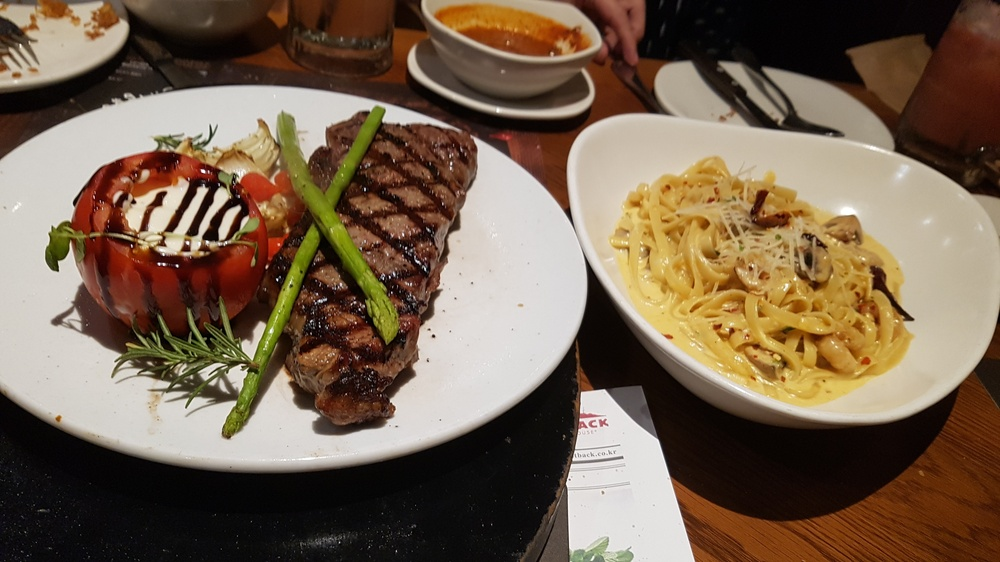
#> input picture steak.jpg, 1000 x 562 px, shrunk from 4032 x 2268 before the run
$ python CustomBlurFilter.py
#> lines starting #> are read from the running program, lines starting #| are printed output that depends on the picture
import cv2
import numpy as np
import os

class CustomBlurFilter:
    def __init__(self, image_path):
        self.image_path = os.path.join(image_path)  # 파일 경로 설정
        self.image = None
        self.enhanced_blurred_image = None

    def load_image(self):
        # 한글 경로 처리
        if not os.path.exists(self.image_path):
            raise FileNotFoundError(f"File not found: {self.image_path}")

        self.image = cv2.imdecode(np.fromfile(self.image_path, dtype=np.uint8), cv2.IMREAD_COLOR)
#> self.image is the input picture: shape (562, 1000, 3); mean B, G, R 79.6, 99.2, 118.8
        if self.image is None:
            raise ValueError("Failed to load image. Check the file format or path.")
        return self.image

    def enhance_and_blur(self, clip_limit=2.0, tile_grid_size=(8, 8), blur_ksize=(15, 15)):
#> called with clip_limit = 2, tile_grid_size = (8, 8), blur_ksize = (15, 15)
        if self.image is None:
            raise ValueError("Image not loaded. Call load_image() first.")

        # 이미지 밝기 및 대비 향상
        lab = cv2.cvtColor(self.image, cv2.COLOR_BGR2LAB)
#> lab: shape (562, 1000, 3); mean of channels 0, 1, 2 106.9, 133.9, 142
        l, a, b = cv2.split(lab)
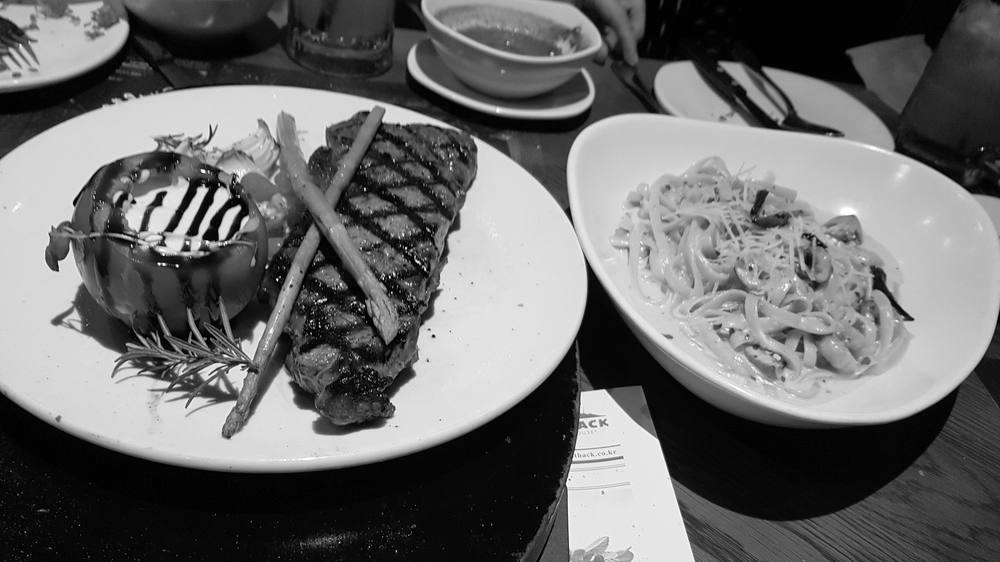
#> l: shape (562, 1000); min 0, max 255, mean 106.9
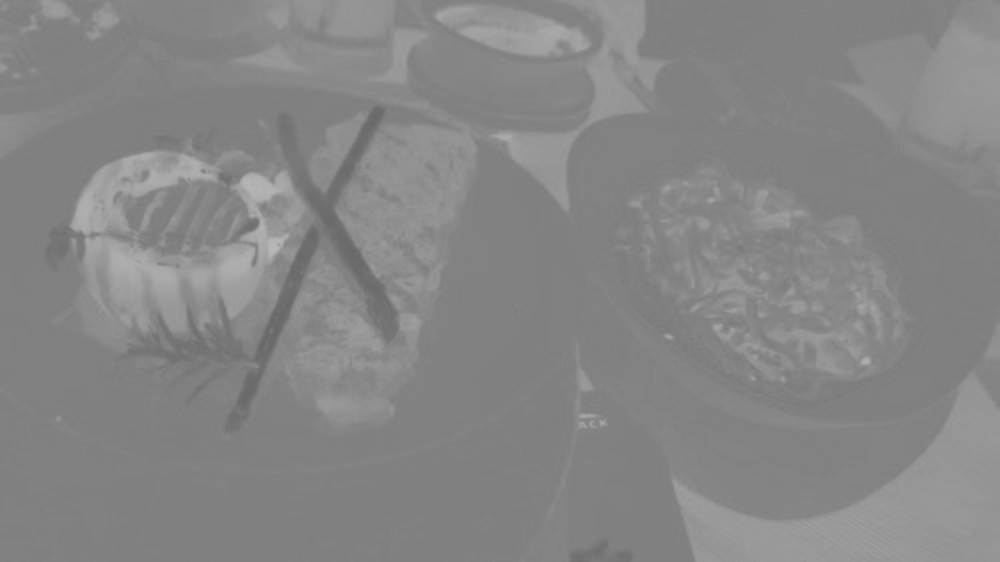
#> a: shape (562, 1000); min 103, max 186, mean 133.9
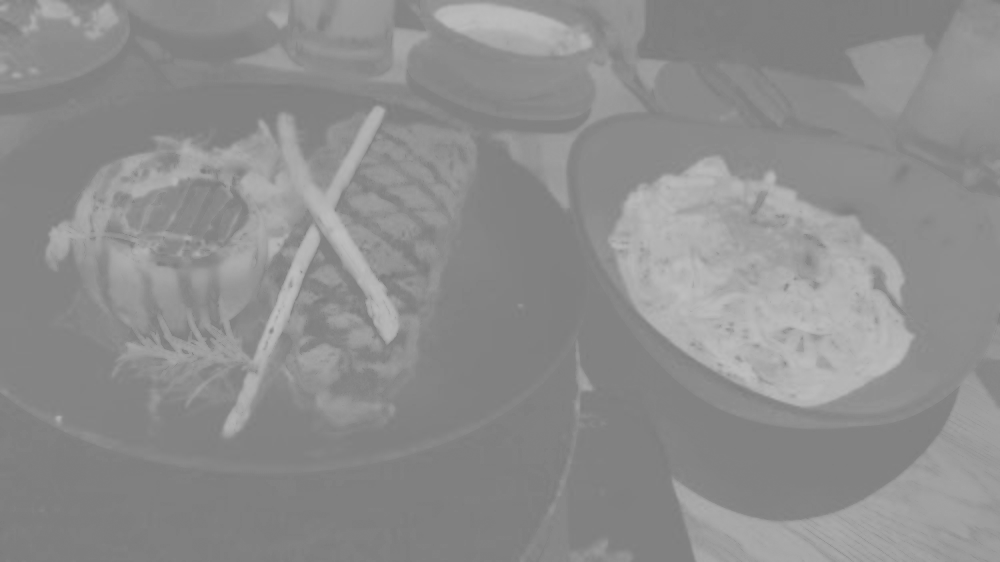
#> b: shape (562, 1000); min 123, max 192, mean 142
        clahe = cv2.createCLAHE(clipLimit=clip_limit, tileGridSize=tile_grid_size)
        l = clahe.apply(l)
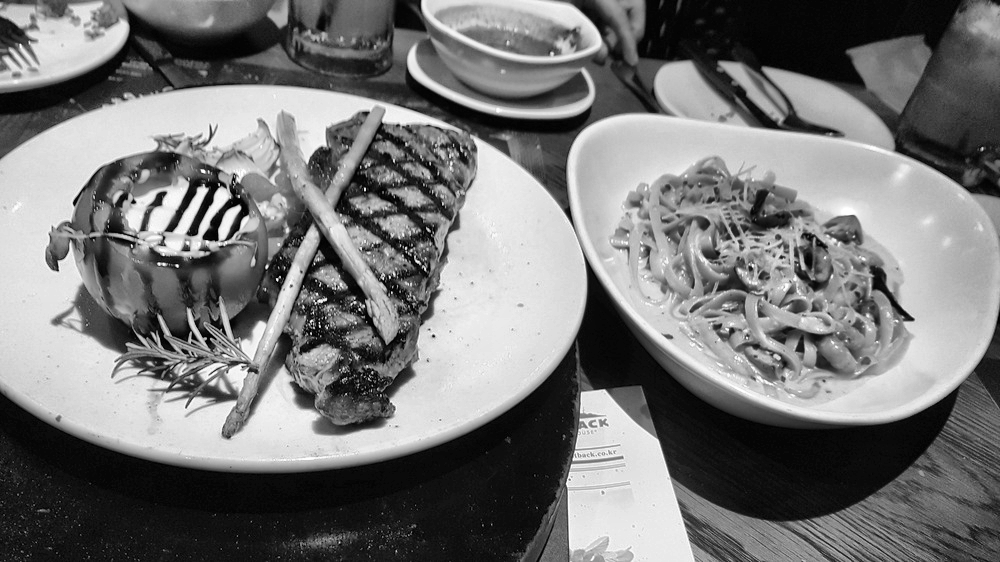
#> l: shape (562, 1000); min 0, max 255, mean 119.1
        lab = cv2.merge((l, a, b))
#> lab: shape (562, 1000, 3); mean of channels 0, 1, 2 119.1, 133.9, 142
        enhanced_image = cv2.cvtColor(lab, cv2.COLOR_LAB2BGR)
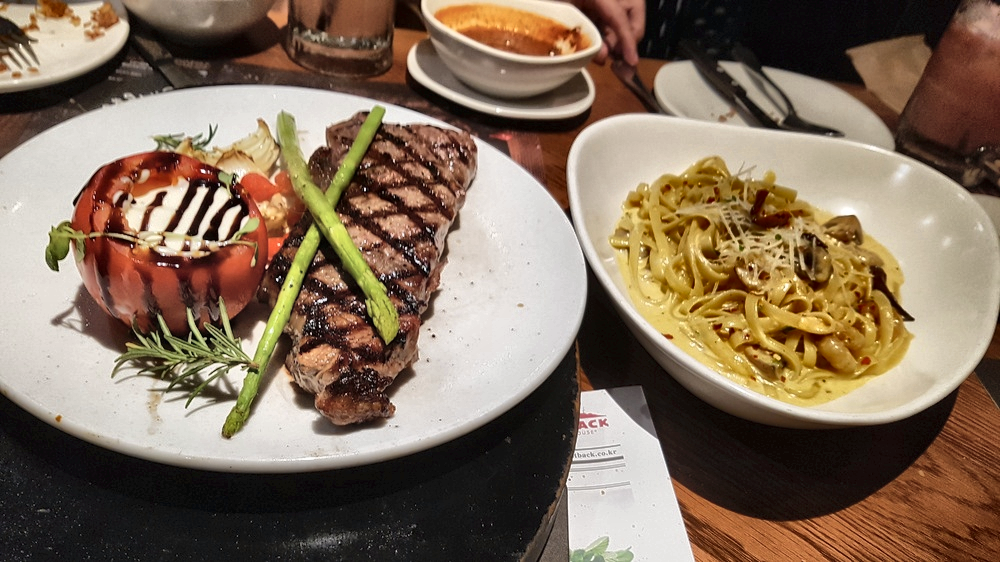
#> enhanced_image: shape (562, 1000, 3); mean B, G, R 91.7, 111.3, 131.7

        # 가우시안 블러 적용
        self.enhanced_blurred_image = cv2.GaussianBlur(enhanced_image, blur_ksize, 0)
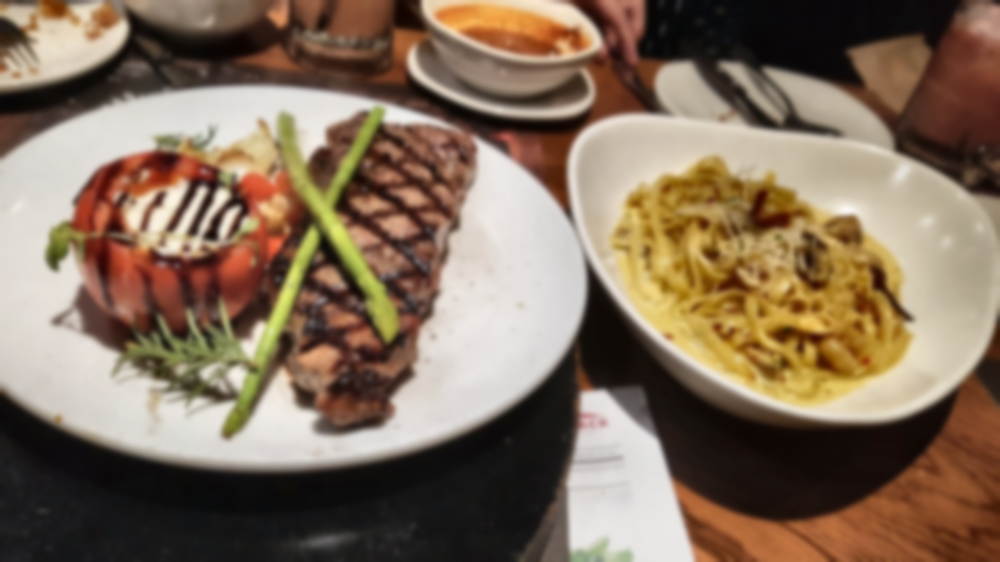
#> self.enhanced_blurred_image: shape (562, 1000, 3); mean B, G, R 91.7, 111.3, 131.7
        return self.enhanced_blurred_image

    def display_images(self):
        if self.image is None or self.enhanced_blurred_image is None:
            raise ValueError("Images not processed. Ensure load_image() and enhance_and_blur() are called.")

        cv2.imshow("Original Image", self.image)
        cv2.imshow("Enhanced and Blurred Image", self.enhanced_blurred_image)
        cv2.waitKey(0)
        cv2.destroyAllWindows()


# 실행 예제
if __name__ == "__main__":
    # 이미지 경로 설정
    image_path = os.path.join("./library_repo/Example Image", "steak.jpg")  # 경로에 맞게 수정하세요

    try:
        # CustomBlurFilter 사용
        filter_instance = CustomBlurFilter(image_path)
        filter_instance.load_image()
        filter_instance.enhance_and_blur()
        filter_instance.display_images()
    except Exception as e:
        print(f"Error: {e}")

$ run again, with lake.jpg copied over steak.jpg
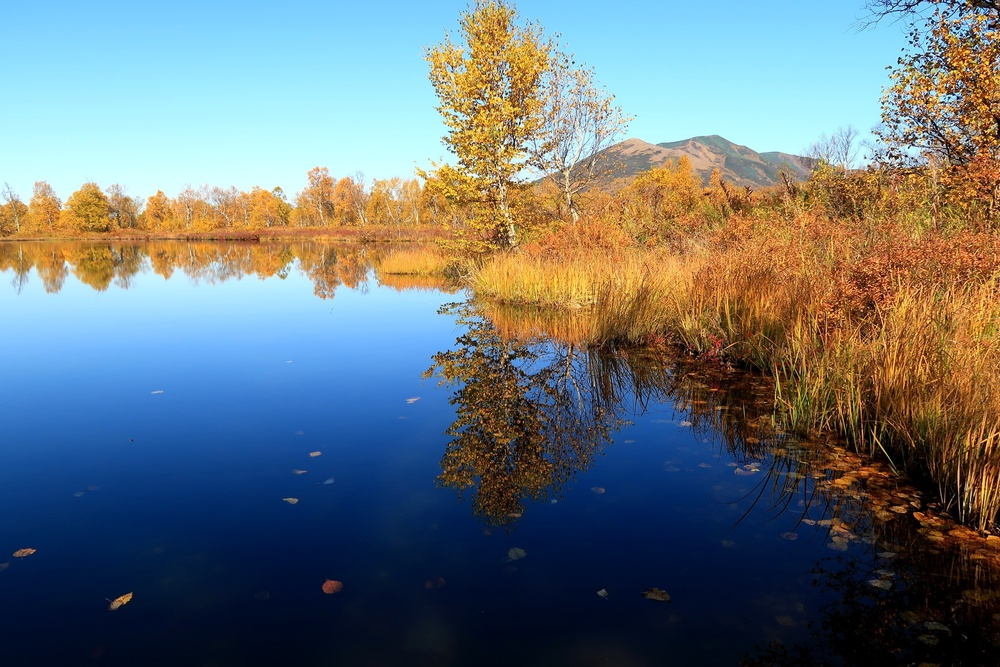
#> input picture lake.jpg, 1000 x 667 px, shrunk from 2048 x 1365 before the run
#> in load_image, self.image is the input picture: shape (667, 1000, 3); mean B, G, R 121, 116.1, 104.4
#> in enhance_and_blur, `l = clahe.apply(l)`:
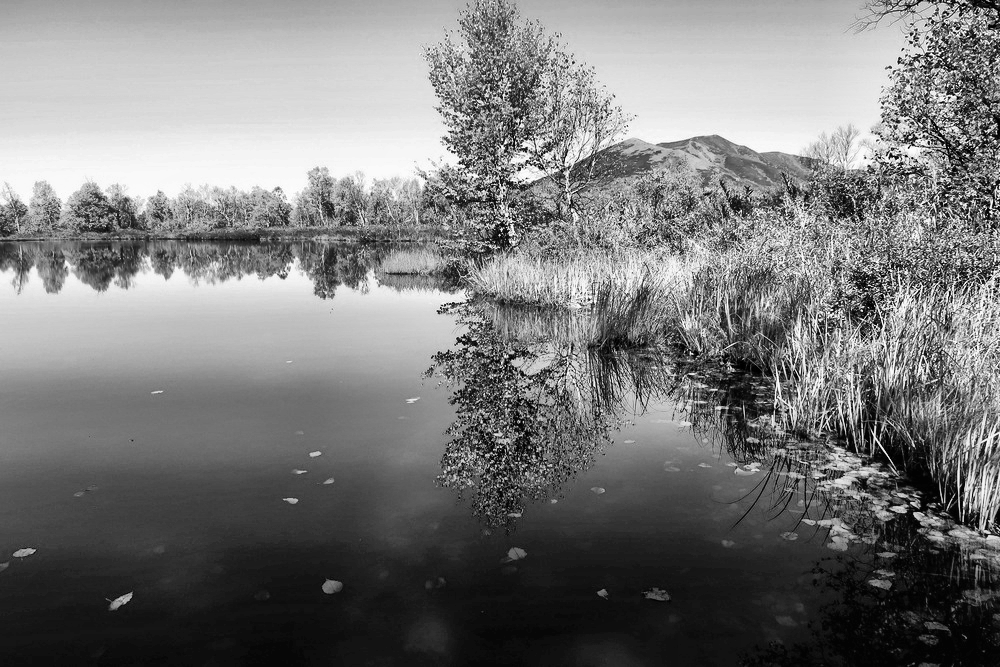
#> l: shape (667, 1000); min 0, max 255, mean 121.7
#> in enhance_and_blur, `self.enhanced_blurred_image = cv2.GaussianBlur(enhanced_image, blur_ks..`:
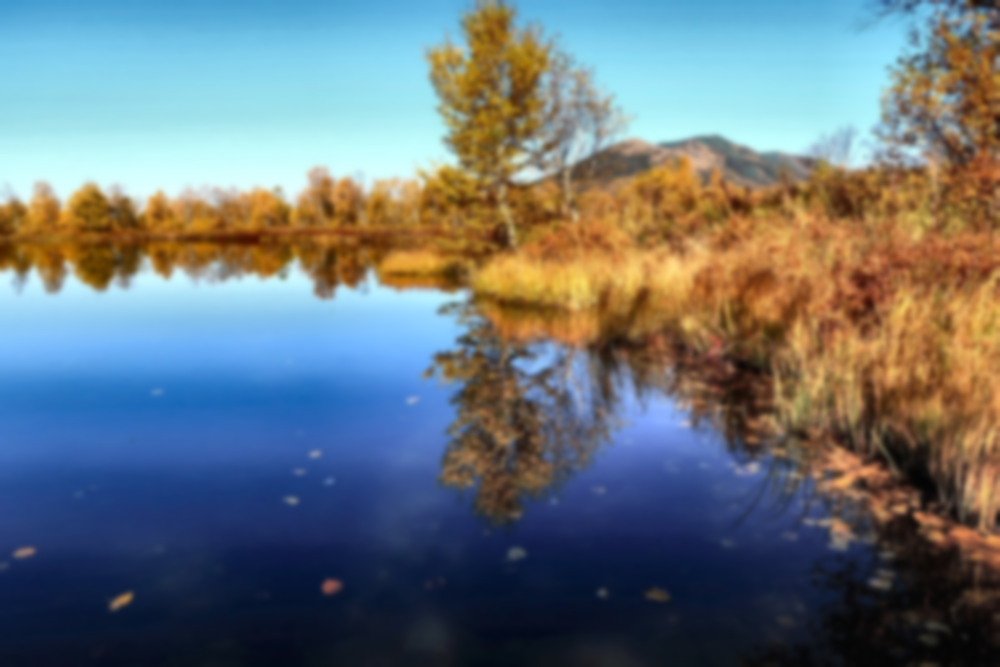
#> self.enhanced_blurred_image: shape (667, 1000, 3); mean B, G, R 122, 116.2, 105.2

$ run again, with sky.jpg copied over steak.jpg
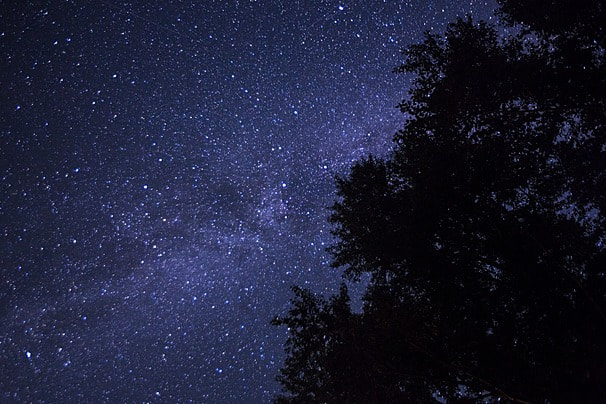
#> input picture sky.jpg, 606 x 404 px
#> in load_image, self.image is the input picture: shape (404, 606, 3); mean B, G, R 56.2, 31.9, 29.2
#> in enhance_and_blur, `l = clahe.apply(l)`:
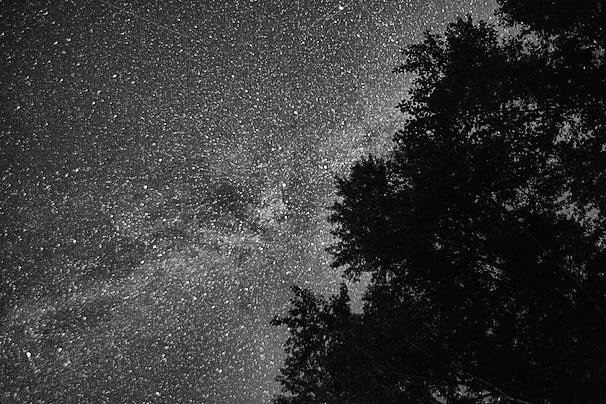
#> l: shape (404, 606); min 1, max 254, mean 57.1
#> in enhance_and_blur, `self.enhanced_blurred_image = cv2.GaussianBlur(enhanced_image, blur_ks..`:
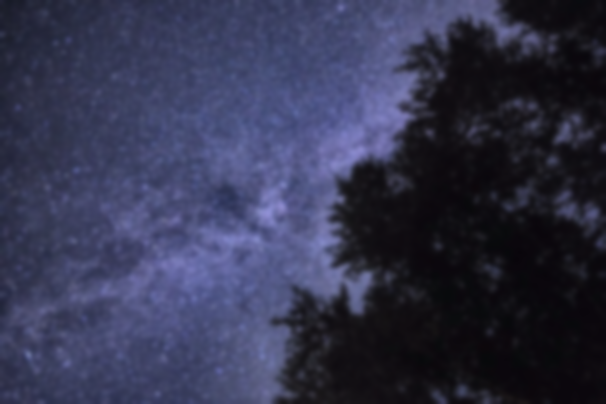
#> self.enhanced_blurred_image: shape (404, 606, 3); mean B, G, R 78.3, 52.7, 51

$ run again, with test.jpg copied over steak.jpg
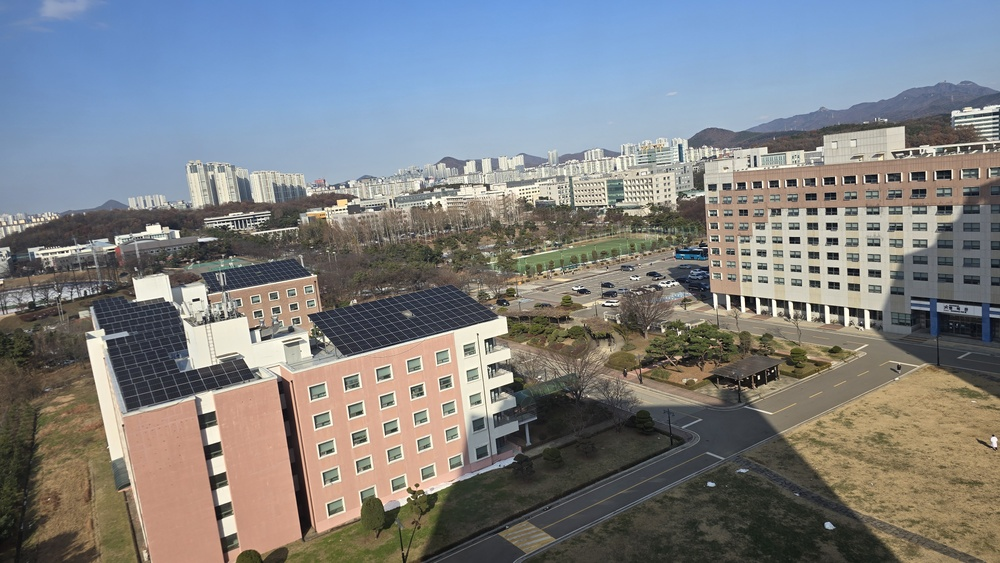
#> input picture test.jpg, 1000 x 563 px, shrunk from 4000 x 2252 before the run
#> in load_image, self.image is the input picture: shape (563, 1000, 3); mean B, G, R 131, 128.7, 126.2
#> in enhance_and_blur, `l = clahe.apply(l)`:
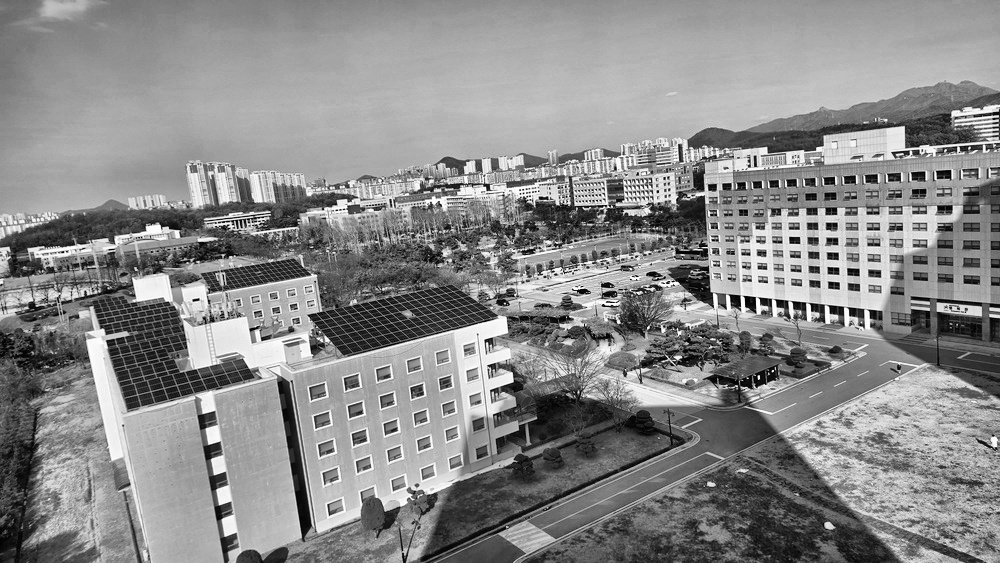
#> l: shape (563, 1000); min 0, max 255, mean 138.2
#> in enhance_and_blur, `self.enhanced_blurred_image = cv2.GaussianBlur(enhanced_image, blur_ks..`:
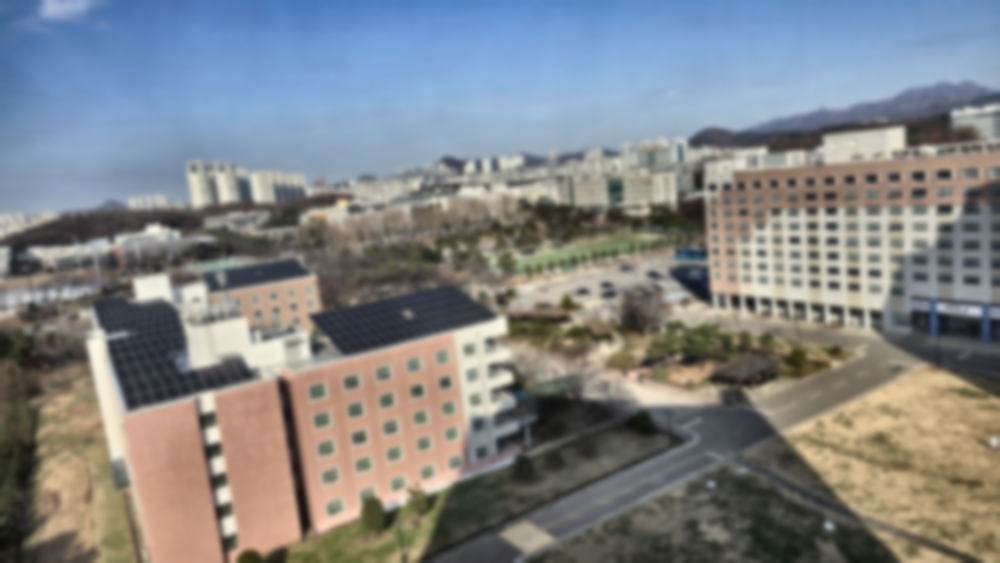
#> self.enhanced_blurred_image: shape (563, 1000, 3); mean B, G, R 133.8, 131.7, 129.2
